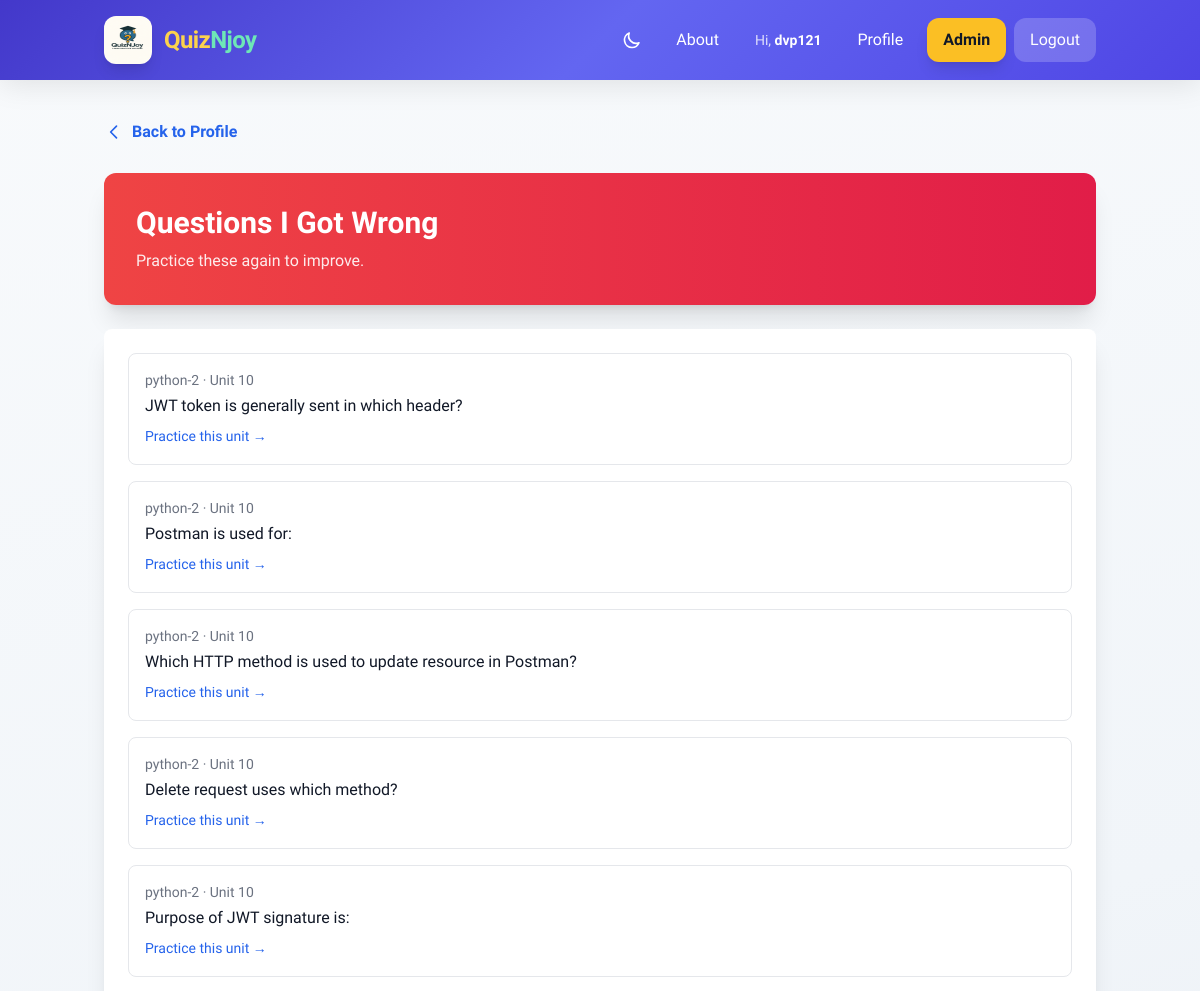
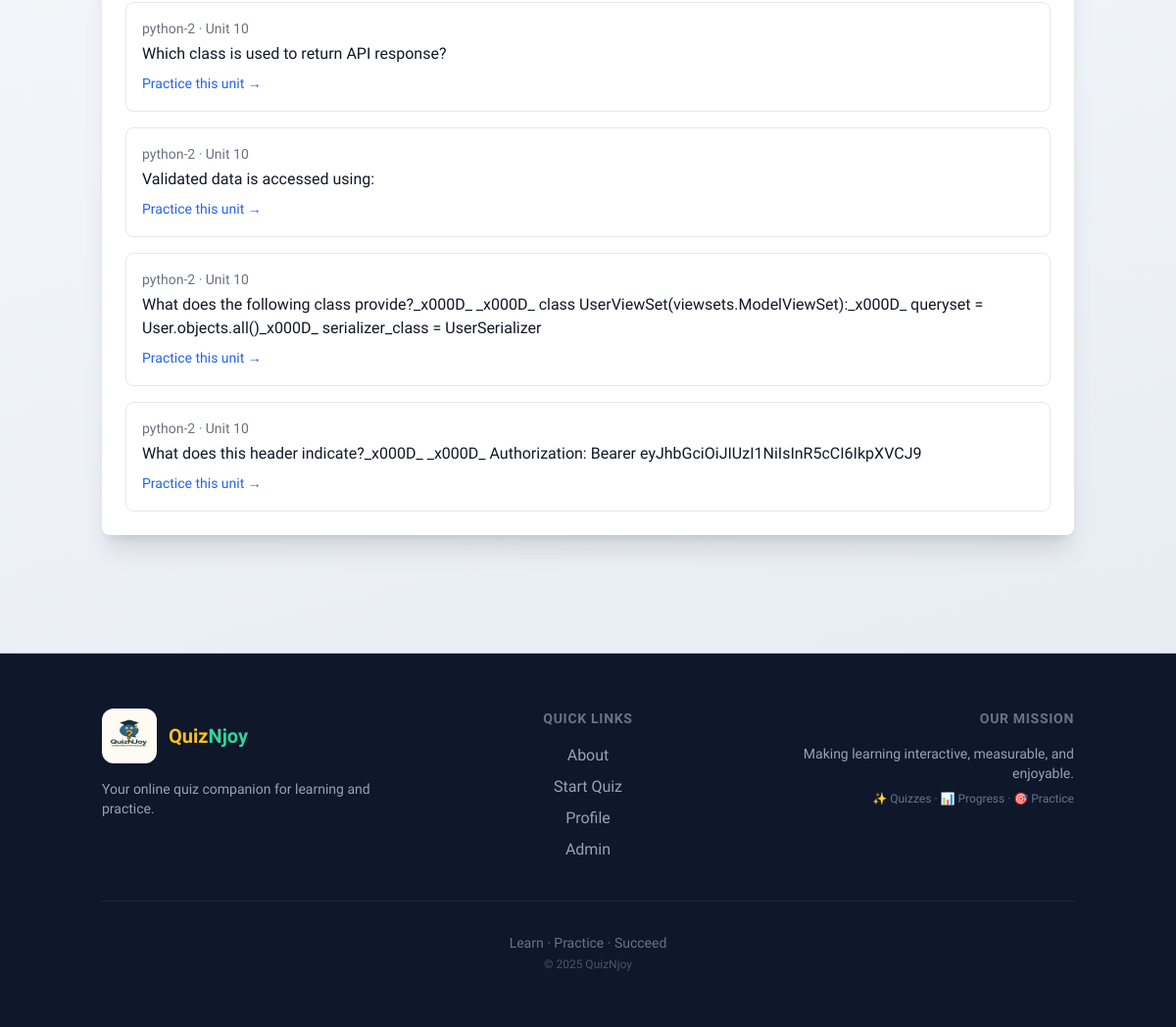
/quiz/wrong-questions/ (signed in), run on the app's committed database (2 pictures, top to bottom).
### semesters/models.py (models this page shows, shortened)
class Question(models.Model):
    subject = models.ForeignKey(Subject, on_delete=models.CASCADE, related_name='questions')
    unit = models.IntegerField()
    question_text = models.TextField()
    question_image = models.ImageField(upload_to='question_images/', blank=True, null=True)
    option_a = models.CharField(max_length=500)
    option_b = models.CharField(max_length=500)
    option_c = models.CharField(max_length=500)
    option_d = models.CharField(max_length=500)
    correct_answer = models.CharField(max_length=1, choices=[
        ('A', 'Option A'),
        ('B', 'Option B'),
        ('C', 'Option C'),
        ('D', 'Option D'),
    ])
    explanation = models.TextField(blank=True, help_text='Detailed explanation shown after quiz')
    hint = models.TextField(blank=True, help_text='Optional hint (e.g. step 1)')
    difficulty = models.CharField(max_length=10, choices=DIFFICULTY_CHOICES, default='medium', blank=True)
    tags = models.CharField(max_length=255, blank=True, help_text='Comma-separated: e.g. pandas, numpy')
    status = models.CharField(max_length=20, choices=STATUS_CHOICES, default='published')
    added_by = models.CharField(max_length=100, blank=True)
    verified_by = models.CharField(max_length=100, blank=True)
    created_at = models.DateTimeField(auto_now_add=True)
    updated_at = models.DateTimeField(auto_now=True)
    class Meta:
        ordering = ['subject', 'unit', 'created_at']

class Subject(models.Model):
    semester = models.ForeignKey(Semester, on_delete=models.CASCADE, related_name='subjects')
    name = models.CharField(max_length=200)
    code = models.CharField(max_length=20, blank=True)
    created_at = models.DateTimeField(auto_now_add=True)
    class Meta:
        ordering = ['semester', 'name']
        unique_together = ['semester', 'name']

### quiz/views.py (the view)
# urls.py: path('wrong-questions/', views.wrong_questions, name='wrong_questions'),
@login_required
def wrong_questions(request):
    wrong_answer_ids = QuizAnswer.objects.filter(quiz_attempt__user=request.user, is_correct=False).values_list('question_id', flat=True).distinct()
    questions = Question.objects.filter(id__in=wrong_answer_ids).select_related('subject').order_by('subject', 'unit')
    return render(request, 'quiz/wrong_questions.html', {'questions': questions})

### templates/quiz/wrong_questions.html (shortened to what this page needs)
{% extends 'base.html' %}
{% block content %}
<div class="max-w-6xl mx-auto">
    <div class="mb-6">
        <a href="{% url 'accounts:profile' %}" class="inline-flex items-center text-blue-600 hover:text-blue-800 font-semibold">
            <svg class="w-5 h-5 mr-2" fill="none" stroke="currentColor" viewBox="0 0 24 24"><path stroke-linecap="round" stroke-linejoin="round" stroke-width="2" d="M15 19l-7-7 7-7"/></svg>
            Back to Profile
        </a>
    </div>
    <div class="bg-gradient-to-r from-red-500 to-rose-600 text-white rounded-xl shadow-xl p-6 md:p-8 mb-6">
        <h1 class="text-2xl md:text-3xl font-bold mb-2">Questions I Got Wrong</h1>
        <p class="opacity-90">Practice these again to improve.</p>
    </div>
    {% if questions %}
    <div class="bg-white rounded-lg shadow-xl p-6">
        <ul class="space-y-4">
            {% for q in questions %}
            <li class="border border-gray-200 rounded-lg p-4 hover:bg-gray-50">
                <p class="text-sm text-gray-500">{{ q.subject.name }} · Unit {{ q.unit }}</p>
                <p class="font-medium text-gray-900 mt-1">{{ q.question_text|truncatewords:40 }}</p>
                <a href="{% url 'quiz:select_unit' q.subject.id %}" class="inline-block mt-2 text-blue-600 hover:underline text-sm">Practice this unit →</a>
            </li>
            {% endfor %}
        </ul>
    </div>
    {% else %}
    <div class="bg-white rounded-lg shadow-xl p-8 text-center text-gray-500">
        <p class="text-lg">No wrong answers yet—or you've never attempted a quiz.</p>
        <a href="{% url 'quiz:select_semester' %}" class="inline-block mt-4 text-blue-600 hover:underline">Take a quiz</a>
    </div>
    {% endif %}
</div>
{% endblock %}

### templates/base.html (shortened to what this page needs)
<!DOCTYPE html>
<html lang="en" class="scroll-smooth">
<head>
    <script src="https://cdn.tailwindcss.com"></script>
    <link rel="stylesheet" href="https://cdn.jsdelivr.net/npm/katex@0.16.9/dist/katex.min.css">
</head>
<body class="dark:bg-slate-900 dark:text-slate-200">
    {% load static %}
    <nav class="nav-glass text-white sticky top-0 z-50 backdrop-blur-md">
        <div class="container mx-auto px-4">
            <div class="flex justify-between items-center py-3 md:py-4">
                <a href="{% url 'home' %}" class="flex items-center gap-2 md:gap-3 group">
                    <img src="{% static 'images/logo.png' %}" alt="QuizNJoy Logo" class="h-10 w-10 md:h-12 md:w-12 rounded-xl group-hover:scale-105 transition-transform duration-300 shadow-lg">
                    <span class="text-xl md:text-2xl font-extrabold tracking-tight">
                        <span class="text-amber-300">Quiz</span><span class="text-emerald-300">Njoy</span>
                    </span>
                </a>
                <div class="hidden md:flex items-center gap-2">
                    <button type="button" id="dark-mode-toggle" class="p-2.5 rounded-xl hover:bg-white/15 transition focus:outline-none focus:ring-2 focus:ring-white/50" aria-label="Toggle dark mode">
                        <svg id="icon-moon" class="w-5 h-5" fill="none" stroke="currentColor" viewBox="0 0 24 24"><path stroke-linecap="round" stroke-linejoin="round" stroke-width="2" d="M20.354 15.354A9 9 0 018.646 3.646 9.003 9.003 0 0012 21a9.003 9.003 0 008.354-5.646z"/></svg>
                    </button>
                    <a href="{% url 'quiz:about_us' %}" class="btn-nav px-4 py-2.5 rounded-xl font-medium">About</a>
                    {% if user.is_authenticated %}
                        <span class="px-3 py-2 text-sm text-white/80">Hi, <span class="font-semibold text-white">{{ user.username }}</span></span>
                        <a href="{% url 'accounts:profile' %}" class="btn-nav px-4 py-2.5 rounded-xl font-medium">Profile</a>
                        {% if user.is_staff %}
                            <a href="{% url 'semesters:admin_dashboard' %}" class="bg-amber-400 hover:bg-amber-500 text-gray-900 px-4 py-2.5 rounded-xl font-semibold transition shadow-lg">Admin</a>
                        {% endif %}
                        <a href="{% url 'accounts:logout' %}" class="bg-white/20 hover:bg-red-500/90 px-4 py-2.5 rounded-xl font-medium transition">Logout</a>
                    {% else %}
                        <a href="{% url 'accounts:login' %}" class="btn-nav px-4 py-2.5 rounded-xl font-medium">Login</a>
                        <a href="{% url 'accounts:signup' %}" class="bg-emerald-400 hover:bg-emerald-500 text-gray-900 px-4 py-2.5 rounded-xl font-semibold transition shadow-lg">Sign Up</a>
                    {% endif %}
                </div>
            </div>
        </div>
    </nav>
    <main class="container mx-auto px-3 sm:px-4 py-6 md:py-10">
        {% block content %}
        {% endblock %}
    </main>
    <footer class="mt-12 md:mt-20 border-t border-slate-200/80 dark:border-slate-700 bg-slate-900 text-slate-300 dark:bg-slate-950">
        <div class="container mx-auto px-4 py-10 md:py-14">
            <div class="grid grid-cols-1 md:grid-cols-3 gap-10 md:gap-12 mb-10">
                <div class="text-center md:text-left">
                    <div class="flex items-center justify-center md:justify-start gap-3 mb-4">
                        <img src="{% static 'images/logo.png' %}" alt="Logo" class="h-14 w-14 rounded-xl">
                        <span class="text-xl font-bold text-white"><span class="text-amber-400">Quiz</span><span class="text-emerald-400">Njoy</span></span>
                    </div>
                    <p class="text-slate-400 text-sm">Your online quiz companion for learning and practice.</p>
                </div>
                <div class="text-center">
                    <h4 class="text-sm font-semibold uppercase tracking-wider text-slate-500 mb-4">Quick Links</h4>
                    <div class="space-y-2">
                        <a href="{% url 'quiz:about_us' %}" class="block text-slate-400 hover:text-white transition">About</a>
                        {% if user.is_authenticated %}
                            <a href="{% url 'quiz:select_semester' %}" class="block text-slate-400 hover:text-white transition">Start Quiz</a>
                            <a href="{% url 'accounts:profile' %}" class="block text-slate-400 hover:text-white transition">Profile</a>
                            {% if user.is_staff %}
                                <a href="{% url 'semesters:admin_dashboard' %}" class="block text-slate-400 hover:text-white transition">Admin</a>
                            {% endif %}
                        {% else %}
                            <a href="{% url 'accounts:login' %}" class="block text-slate-400 hover:text-white transition">Login</a>
                            <a href="{% url 'accounts:signup' %}" class="block text-slate-400 hover:text-white transition">Sign Up</a>
                        {% endif %}
                    </div>
                </div>
                <div class="text-center md:text-right">
                    <h4 class="text-sm font-semibold uppercase tracking-wider text-slate-500 mb-4">Our Mission</h4>
                    <p class="text-slate-400 text-sm">Making learning interactive, measurable, and enjoyable.</p>
                    <p class="mt-2 text-slate-500 text-xs">✨ Quizzes · 📊 Progress · 🎯 Practice</p>
                </div>
            </div>
            <div class="pt-8 border-t border-slate-700/50 text-center">
                <p class="text-slate-500 text-sm">Learn · Practice · Succeed</p>
                <p class="text-slate-600 text-xs mt-1">© 2025 QuizNjoy</p>
            </div>
        </div>
    </footer>
</body>
</html>

### templates/base.html (style rules this page uses)
:root { --color-primary: 99 102 241; --color-primary-dark: 79 70 229; --color-accent: 16 185 129; --color-surface: 248 250 252; --color-card: 255 255 255; --shadow-soft: 0 4px 6px -1px rgb(0 0 0 / 0.05), 0 2px 4px -2px rgb(0 0 0 / 0.05); --shadow-card: 0 10px 15px -3px rgb(0 0 0 / 0.06), 0 4px 6px -4px rgb(0 0 0 / 0.04); --shadow-card-hover: 0 25px 50px -12px rgb(0 0 0 / 0.15); --radius-xl: 1rem; --radius-2xl: 1.5rem; }
body { font-family: 'Plus Jakarta Sans', system-ui, sans-serif; -webkit-font-smoothing: antialiased; -moz-osx-font-smoothing: grayscale; background: linear-gradient(165deg, #f8fafc 0%, #f1f5f9 50%, #e2e8f0 100%); min-height: 100vh; }
.nav-glass { background: linear-gradient(135deg, rgb(67 56 202) 0%, rgb(99 102 241) 50%, rgb(79 70 229) 100%); box-shadow: 0 4px 30px rgba(0,0,0,0.1); }
.btn-nav { transition: all 0.2s ease; }
html { scroll-behavior: smooth; }

### data on the page
Question: subject.name "python-2", unit "10", question_text "JWT token is generally sent in which header?"
Question: subject.name "python-2", unit "10", question_text "Postman is used for:"
Question: subject.name "python-2", unit "10", question_text "Which HTTP method is used to update resource in Postman?"
Question: subject.name "python-2", unit "10", question_text "Delete request uses which method?"
Question: subject.name "python-2", unit "10", question_text "Purpose of JWT signature is:"
Question: subject.name "python-2", unit "10", question_text "Which class is used to return API response?"
Question: subject.name "python-2", unit "10", question_text "Validated data is accessed using:"
Question: subject.name "python-2", unit "10", question_text "What does the following class provide?_x000D_ _x000D_ class UserViewSet(viewsets.ModelViewSet):_x000D_ queryset = User.objects.all()_x000D_ serializer_class = UserSerializer"
Question: subject.name "python-2", unit "10", question_text "What does this header indicate?_x000D_ _x000D_ Authorization: Bearer eyJhbGciOiJIUzI1NiIsInR5cCI6IkpXVCJ9"

### other printed values
{{ user.username }} "dvp121"
